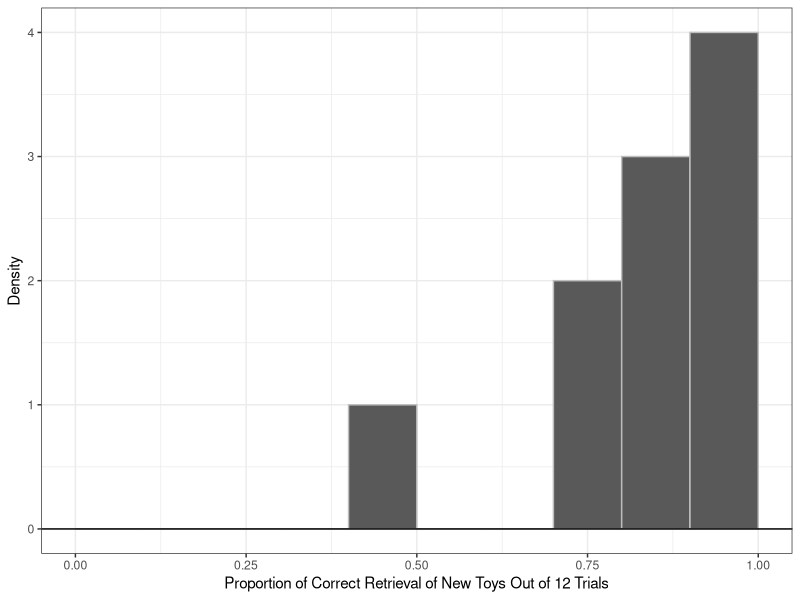
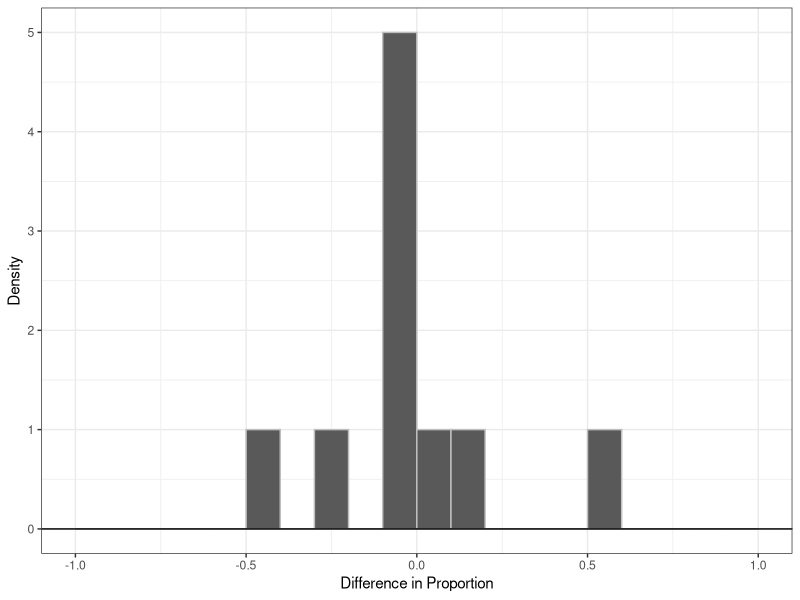

R code for these plots, in order:
## ---- chunk 1
#| echo: false

default_chunk_hook  <- knitr::knit_hooks$get("chunk")

latex_font_size <- c("Huge", "huge", "LARGE", "Large", 
                     "large", "normalsize", "small", 
                     "footnotesize", "scriptsize", "tiny")

knitr::knit_hooks$set(chunk = function(x, options) {
  x <- default_chunk_hook(x, options)
  if(options$size %in% latex_font_size) {
    paste0("\n \\", options$size, "\n\n", 
      x, 
      "\n\n \\normalsize"
    )
  } else {
    x
  }
})

knitr::opts_chunk$set(size = "scriptsize")
## ---- chunk 2
#| label: load-packages
#| include: false
library(tidyverse)
library(ggplot2)
## ---- chunk 3
overhear = c(1.0000, 1.0000, 0.7500, 1.0000, 0.4167, 0.8333, 0.7500, 0.8333, 0.8333, 1.0000)

summary_overhear = data.frame(
  Statistics = c("Mean", "SD", "Median", "IQR", "Skewness", "Excess_Kurtosis", "Min", "Max"),
  Value      = c(mean(overhear), sd(overhear), median(overhear), IQR(overhear),
                 e1071::skewness(overhear), e1071::kurtosis(overhear), min(overhear), max(overhear))
)
## ---- chunk 4
pdiff = c(-0.0833, 0.0000, -0.0833, -0.0833, 0.5833, 0.0833, -0.2500, 0.1667, 0.0000, -0.4167)

summary_pdiff = data.frame(
  Statistics = c("Mean", "SD", "Median", "IQR", "Skewness", "Excess_Kurtosis", "Min", "Max"),
  Value = c(mean(pdiff), sd(pdiff), median(pdiff), IQR(pdiff),
                 e1071::skewness(pdiff), e1071::kurtosis(pdiff), min(pdiff), max(pdiff))
)
## ---- chunk 5
#| label: tbl-summary-overhear
#| tbl-cap: "Descriptive Statistics for Overhearing Condition"
#| tbl-align: "center"
#| size: scriptsize
summary_overhear |> knitr::kable(digits = 2)
## ---- chunk 6
#| label: fig-overhear
#| fig-cap: "Results for Overhearing Condition"
#| fig-width: 5
#| fig-height: 3
#| scale: "80%"
#| fig-align: "center"
#| size: scriptsize

ggplot(data.frame(overhear)) +          
  geom_histogram(aes(x = overhear, 
                    y = after_stat(density)),              
                    breaks = seq(0, 1, 0.1),               
                    color = "gray") +
  geom_hline(yintercept = 0) +
  theme_bw() +                                              
  labs(x = "Proportion of Correct Retrieval of New Toys Out of 12 Trials",                                       
       y = "Density") 
## ---- chunk 7
#| label: tbl-summary-pdiff
#| tbl-cap: "Descriptive Statistics for Paired Differences between the Overhearing and Direct Address Condition"
#| tbl-align: "center"
#| size: scriptsize
summary_pdiff |> knitr::kable(digits = 2)
## ---- chunk 8
#| label: fig-paired-difference
#| fig-cap: "Difference in the Proportion of Correct Retrieval of New Toys between Direct Address and Overhearing Condition"
#| fig-width: 5
#| fig-height: 3
#| scale: "80%"
#| fig-align: "center"
#| size: scriptsize

ggplot(data.frame(pdiff)) +          
  geom_histogram(aes(x = pdiff,
                    y = after_stat(density)),  
                    breaks = seq(-1, 1, 0.1),
                    color = "gray") +
  geom_hline(yintercept = 0) +
  theme_bw() +                                              
  labs(x = "Difference in Proportion",                                       
       y = "Density")                                     
## ---- chunk 9
overhear_b = c(1, 1, 1, 1, 0, 1, 1, 1, 1, 1)

summary_overhear_b = data.frame(
  n = length(overhear_b),
  x = sum(overhear_b),
  Proportion = mean(overhear_b)
  # In Bernoulli data, the proportion is the mean.
)
## ---- chunk 10
#| label: tbl-summary-bernoulli
#| tbl-cap: "Number of Dogs that Retrieved the Correct New Toys Above Chance Level"
#| tbl-align: "center"
#| size: scriptsize
summary_overhear_b |> knitr::kable(digits = 2)
## ---- chunk 11
# The count of observations where the dogs performed above chance follows a Binomial Distribution.

test.result = binom.test(x = 9,     # number of successes 
                         n = 10,    # number of trials
                         p = 0.5,   # probability of success in each trial
                         alternative = "two.sided",
                         conf.level = 0.95)
## ---- chunk 12
test.result$p.value
test.result$conf.int
## ---- chunk 13
(cohens_h = 2*asin(sqrt(9/10)) - 2*asin(sqrt(0.5)))
## ---- chunk 14
set.seed(7272)

null = rep(NA, 10000)

# for each randomization: randomly relabel each dog's difference score (i.e., flipping its sign)

for (i in 1:10000){
  signs = sample(c(-1, 1), 
          size = length(pdiff), 
          replace = TRUE)
  null[i] = mean(signs * pdiff)
}

# two-sided p-value
# We take absolute values because we're looking at values that are equal to or larger than our observed mean in both directions. 
# Proportion = Mean(logical vector) because T is treated as 1 and F as 0.

p_value = mean(abs(null) >= abs(mean(pdiff)))
print(p_value)

## ---- chunk 15
xbar = rep(NA, 10000)

for(i in 1:10000){
  curr.sample = sample(pdiff, 
                       size = length(pdiff), 
                       replace = T)
  xbar[i] = mean(curr.sample)
}

(quantile(xbar, probs = c(0.025, 0.975)))
## ---- chunk 16
(dbinom(x   = 10, 
       size = 10, 
       p    = 0.5^2))    
# probability of selecting the correct new toy out of 2 new toys in 1 trial is 0.5, so will be 0.25 across 2 trials
## ---- chunk 17
n = 10
p = 0.25
mu = n * p
sigma = sqrt(n * p * (1 - p))

((pnorm(10.5, mean = mu, sd = sigma) - pnorm(9.5, mean = mu, sd = sigma)))

# this is density, not probability (area under the curve) (dnorm(10, mean = 10 * 0.25, sd=sqrt(10 * 0.25 * (1 - 0.25))))
